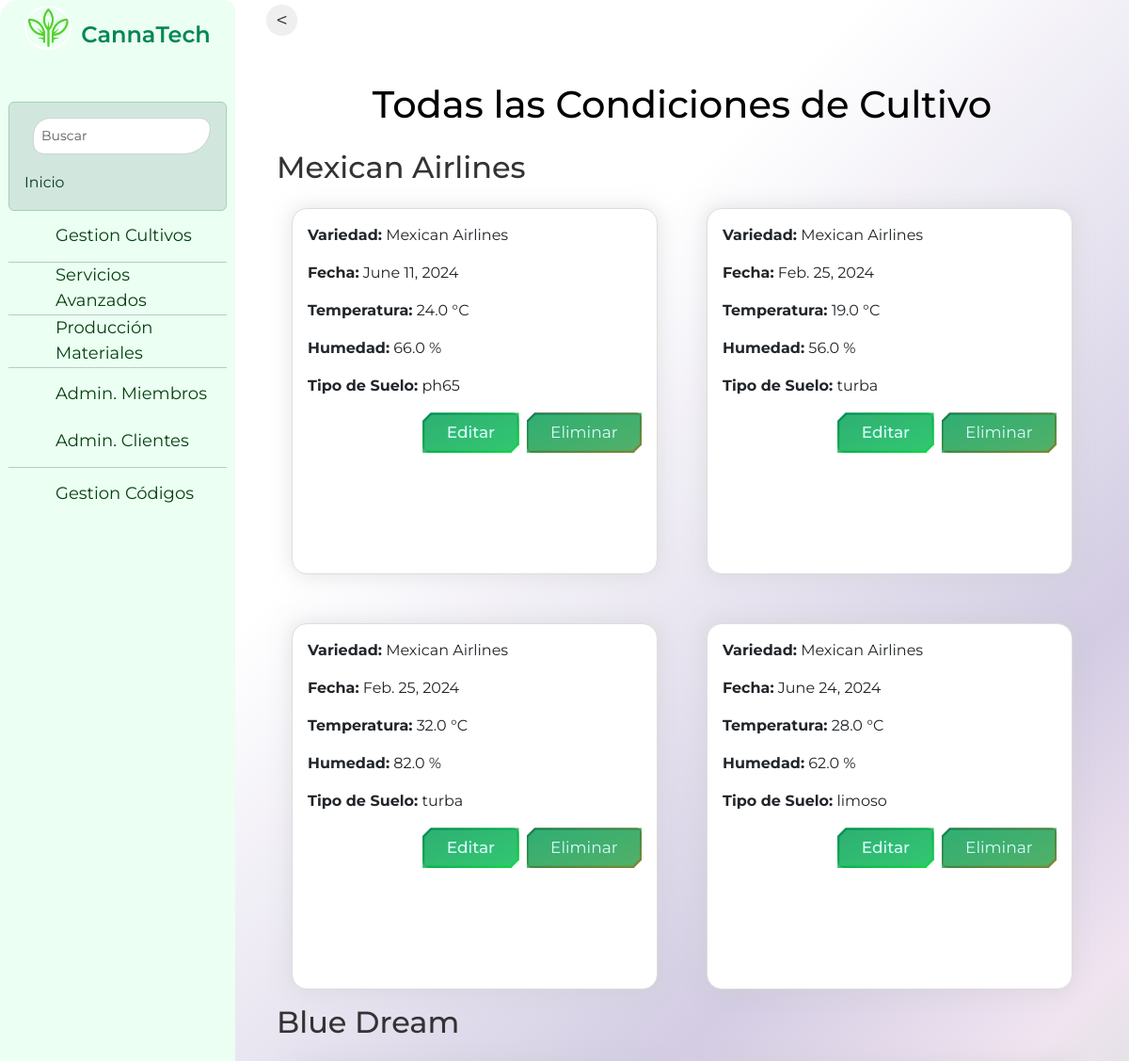
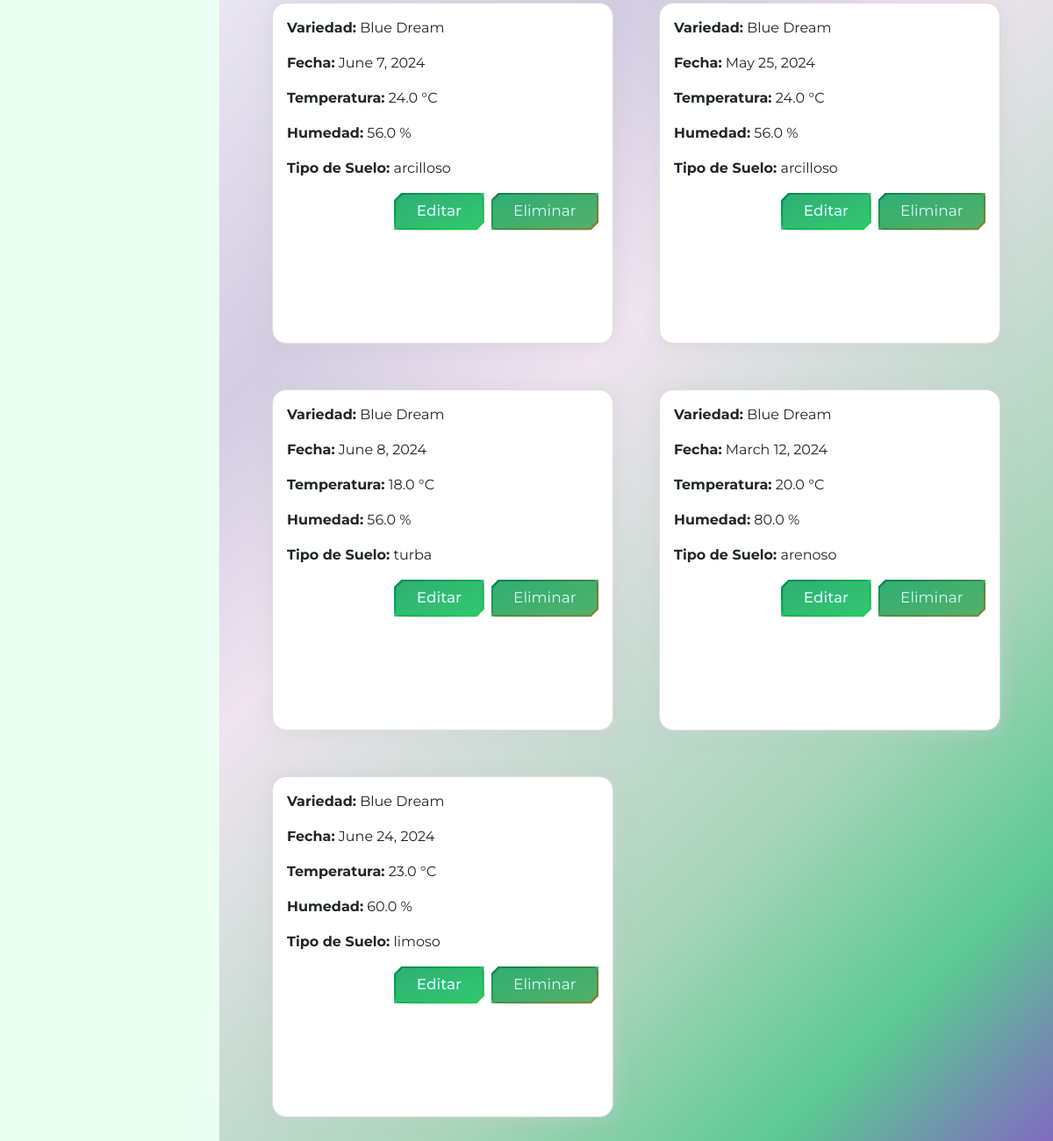
Screenshot of /condiciones/ (signed in) with the database file from the repository (2 pictures, top to bottom).
### core/models.py (models this page shows, shortened)
class Variedad(models.Model): #planta
    nombre = models.CharField(max_length=100)
    descripcion = models.TextField()
    user = models.ForeignKey(User, on_delete=models.CASCADE, default=None)

class CondicionesCultivo(models.Model):
    variedad = models.ForeignKey(Variedad, on_delete=models.CASCADE, related_name='condiciones')
    registro_fecha = models.DateField()
    temperatura = models.FloatField()
    humedad = models.FloatField()
    tipo_suelo = models.CharField(max_length=100, choices=[
        ('arcilloso', 'Arcilloso: Alta proporción de arcilla, retiene agua y nutrientes.'),
        ('arenoso', 'Arenoso: Mucha arena, muy permeable, retiene menos agua y nutrientes.'),
        ('limoso', 'Limoso: Textura suave, retiene agua y nutrientes.'),
        ('humifero', 'Humífero: Rico en materia orgánica y nutrientes, muy fértil.'),
        ('calcareo', 'Calcáreo: Alto contenido de calcio, afecta el pH del suelo.'),
        ('salino', 'Salino: Concentraciones altas de sales solubles, perjudicial para cultivos.'),
        ('turba', 'Turba: Suelo orgánico de descomposición vegetal.'),
    ])
    ph_suelo = models.FloatField(default=7.0)
    nutrientes = models.CharField(max_length=100, default='normal')
    iluminacion = models.FloatField(default=0.0)
    temperatura_suelo = models.FloatField(default=0.0)
    humedad_suelo = models.FloatField(default=0.0)
    temperatura_ambiente = models.FloatField(default=0.0)
    humedad_ambiente = models.FloatField(default=0.0)
    concentracion_co2 = models.FloatField(default=400.0)
    ventilacion = models.CharField(max_length=100, default='normal')
    oxigeno_suelo = models.FloatField(default=0.0)
    calidad_agua_ph = models.FloatField(default=6.0)
    calidad_agua_cloro = models.FloatField(default=0.0)

### core/views.py (the view)
# urls.py: path('condiciones/', views.todas_condiciones_cultivo, name='todas_condiciones_cultivo'),
@login_required
def todas_condiciones_cultivo(request):
    variedades = Variedad.objects.filter(user=request.user)
    condiciones = CondicionesCultivo.objects.filter(variedad__in=variedades)
    return render(request, 'core/condiciones_cultivo.html', {'condiciones': condiciones})

### core/templates/core/condiciones_cultivo.html (shortened to what this page needs)
{% extends 'core/base.html' %}
{% load static %}
{% block content %}
    <input type="button" class="btn-prev" value="<" onClick="javascript:history.go(-1);">
    <div class="container my-5">
        <div class="text-center">
            <h1 class="mb-4 texto-negro">Todas las Condiciones de Cultivo</h1>
        </div>
        {% regroup condiciones by variedad as grouped_condiciones %}
        {% for group in grouped_condiciones %}
        <div class="variedad-group">
            <h2 class="variedad-nombre">{{ group.grouper.nombre }}</h2>
            <div class="card-cont">
                {% for condicion in group.list %}
                <div class="card cultivo-card">
                    <div class="card-body">
                        <p><strong>Variedad:</strong> {{ condicion.variedad.nombre }}</p>
                        <p><strong>Fecha:</strong> {{ condicion.registro_fecha }}</p>
                        <p><strong>Temperatura:</strong> {{ condicion.temperatura }} °C</p>
                        <p><strong>Humedad:</strong> {{ condicion.humedad }} %</p>
                        <p><strong>Tipo de Suelo:</strong> {{ condicion.tipo_suelo }}</p>
                        <div class="d-flex justify-content-end">
                            <a href="{% url 'condiciones_cultivo_update' condicion.variedad.pk condicion.pk %}" class="btn btn-primary me-2">Editar</a>
                            <button type="button" class="btn btn-danger" data-toggle="modal" data-target="#modalEliminarCondicion{{ condicion.pk }}">
                                Eliminar
                            </button>
                        </div>
                    </div>
                </div>
                {% endfor %}
            </div>
        </div>
        {% endfor %}
    </div>
{% endblock %}

### core/static/core/css/main.css (style rules this page uses)
* { margin: 0; padding: 0; border: 0; font-size: 100%; font: inherit; vertical-align: baseline; box-sizing: border-box; color: inherit; }
body { background: linear-gradient(135deg, white 25%, #d3cce3 50%, #f0e4f0 60%, #a8d5ba 80%, #5bc992 90%, #8958c9 100%); background-size: cover; background-position: center; background-repeat: no-repeat; min-height: 100vh; font-family: 'Montserrat', sans-serif; color: #333; }
.container { background-color: transparent; }
.btn-primary { background-color: #FFC107; color: #fff; border: none; border-radius: 28px 23px 60px; padding: 10px 20px; text-decoration: none; display: inline-block; transition: background-color 0.3s ease; }
:root { --color-texto:rgb(6, 56, 18); --color-texto-menu:rgb(6, 65, 16); --color-menu-hover:rgb(238,238,238); --color-menu-hover-texto:rgb(5, 122, 35); --color-boton:rgb(0,0,0); --color-boton-texto:rgb(255,255,255); --primary-color: #058655; --secondary-color: #FFA000; --tertiary-color: #9C27B0; --font-size-base: 16px; }
.btn { background: rgb(31, 192, 111); color: #fff; border: none; transition: background-color 0.3s ease; }
.card { flex: 0 0 calc(33.33% - 20px); max-width: calc(33.33% - 20px); }
.card { border: 1px solid #ddd; border-radius: 8px; overflow: hidden; width: auto; margin-bottom: 20px; }
.card { flex: 0 1 calc(33.33% - 4rem); max-width: calc(33.33% - 4rem); border-radius: 1rem; margin: 1rem; box-shadow: 0px 0px 20px 1px rgb(204 204 204 / 50%); overflow: hidden; transition: transform 0.5s, box-shadow 0.5s; }
.btn-primary { background-color: rgb(31, 192, 111); border: none; font-weight: 500; }
.btn { --border-color: linear-gradient(to bottom right, #058655, #00ff156b, #02af76, #a03c02); --border-width: 0.125em; --curve-size: 0.5em; --blur: 30px; --bg: rgba(65, 192, 129, 0.7); --color: #d7fcfc; color: var(--color); cursor: pointer; position: relative; isolation: isolate; display: inline-grid; place-content: center; padding: 0.5em 1.5em; font-size: 17px; border: 0; box-shadow: 10px 10px 20px rgba(0, 0, 0, 0.6); clip-path: polygon( 0% var(--curve-size), var(--curve-size) 0, 100% 0, 100% calc(100% - var(--curve-size)), calc(100% - var(--curve-size)) 100%, 0 100% ); transition: color 200ms; }
.btn::after, .btn::before { content: ""; position: absolute; inset: 0; }
.btn::before { background: var(--border-color); background-size: 300% 300%; animation: move-bg7234 3s ease infinite; z-index: -2; }
.btn::after { background: var(--bg); z-index: -1; clip-path: polygon( var(--border-width) calc(var(--curve-size) + var(--border-width) * 0.5), calc(var(--curve-size) + var(--border-width) * 0.5) var(--border-width), calc(100% - var(--border-width)) var(--border-width), calc(100% - var(--border-width)) calc(100% - calc(var(--curve-size) + var(--border-width) * 0.5)), calc(100% - calc(var(--curve-size) + var(--border-width) * 0.5)) calc(100% - var(--border-width)), var(--border-width) calc(100% - var(--border-width)) ); transition: clip-path 300ms; }
.btn-primary { border-radius: 0.5rem; }
.btn-prev { display: block; height: 35px; width: 35px; margin-top: -1rem; border-radius: 50%; border: 1px solid #fefefe; font-size:22px; }
@media (max-width: 1248px) { .card { flex-basis: calc(50% - 2rem); max-width: calc(50% - 2rem); } }
.card-cont { display: grid; grid-template-columns: repeat(auto-fit, minmax(300px, 1fr)); gap: 20px; }
.cultivo-card { max-width: 100%; aspect-ratio: 1 / 1; }
.texto-negro { color: #000; }
.btn-danger { background-color: #dc3545; border-color: #dc3545; }
.card { max-width: 100%; aspect-ratio: 1 / 1; }

### rows the page displays
Variedad: grouper.nombre "Mexican Airlines"
CondicionesCultivo: variedad.nombre "Mexican Airlines", registro_fecha "June 11, 2024", temperatura "24.0", humedad "66.0", tipo_suelo "ph65"
CondicionesCultivo: variedad.nombre "Mexican Airlines", registro_fecha "Feb. 25, 2024", temperatura "19.0", humedad "56.0", tipo_suelo "turba"
CondicionesCultivo: variedad.nombre "Mexican Airlines", registro_fecha "Feb. 25, 2024", temperatura "32.0", humedad "82.0", tipo_suelo "turba"
CondicionesCultivo: variedad.nombre "Mexican Airlines", registro_fecha "June 24, 2024", temperatura "28.0", humedad "62.0", tipo_suelo "limoso"
Variedad: grouper.nombre "Blue Dream"
CondicionesCultivo: variedad.nombre "Blue Dream", registro_fecha "June 7, 2024", temperatura "24.0", humedad "56.0", tipo_suelo "arcilloso"
CondicionesCultivo: variedad.nombre "Blue Dream", registro_fecha "May 25, 2024", temperatura "24.0", humedad "56.0", tipo_suelo "arcilloso"
CondicionesCultivo: variedad.nombre "Blue Dream", registro_fecha "June 8, 2024", temperatura "18.0", humedad "56.0", tipo_suelo "turba"
CondicionesCultivo: variedad.nombre "Blue Dream", registro_fecha "March 12, 2024", temperatura "20.0", humedad "80.0", tipo_suelo "arenoso"
CondicionesCultivo: variedad.nombre "Blue Dream", registro_fecha "June 24, 2024", temperatura "23.0", humedad "60.0", tipo_suelo "limoso"
